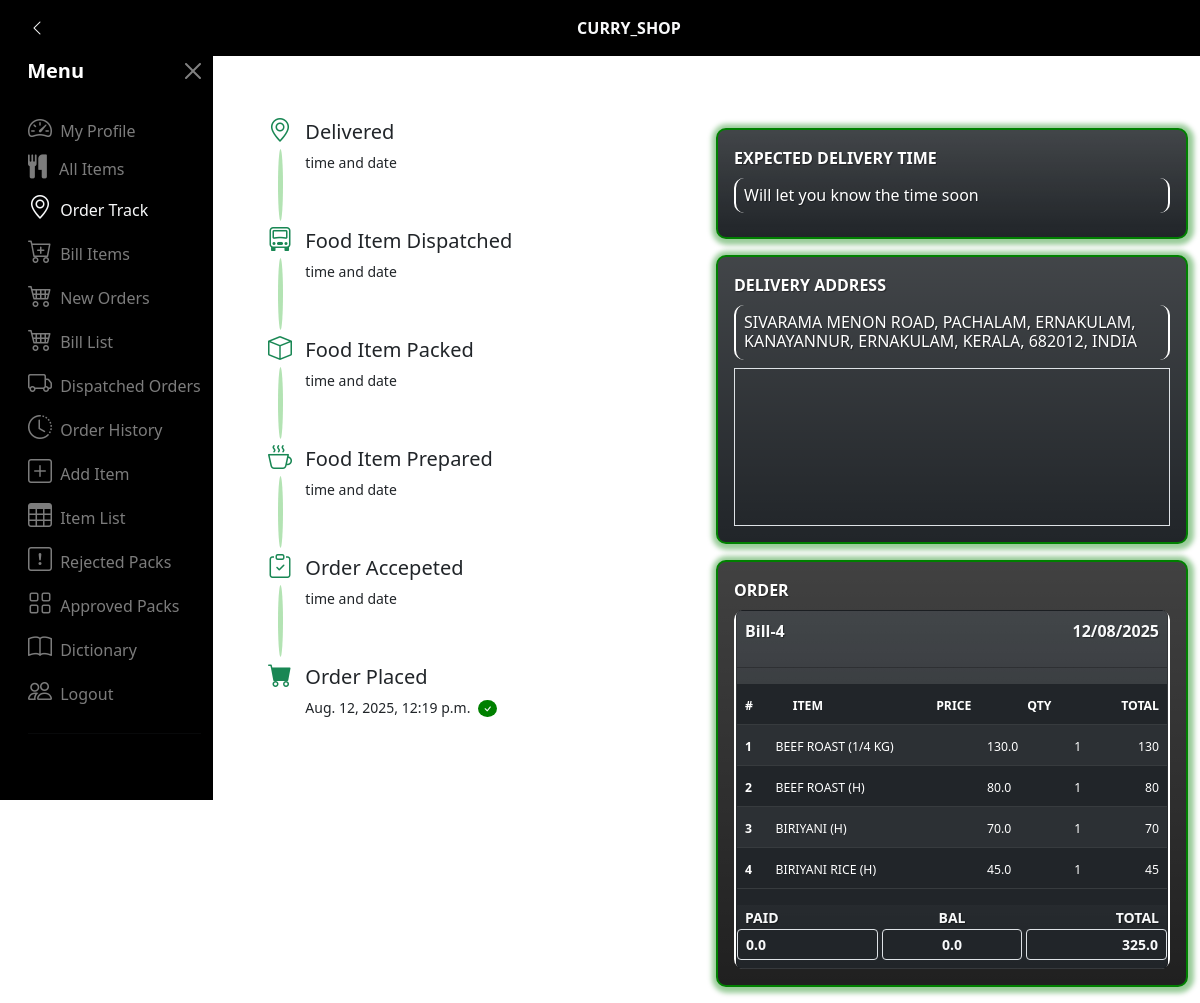
Before: /my_order_track/4 (signed in) with the older database file.
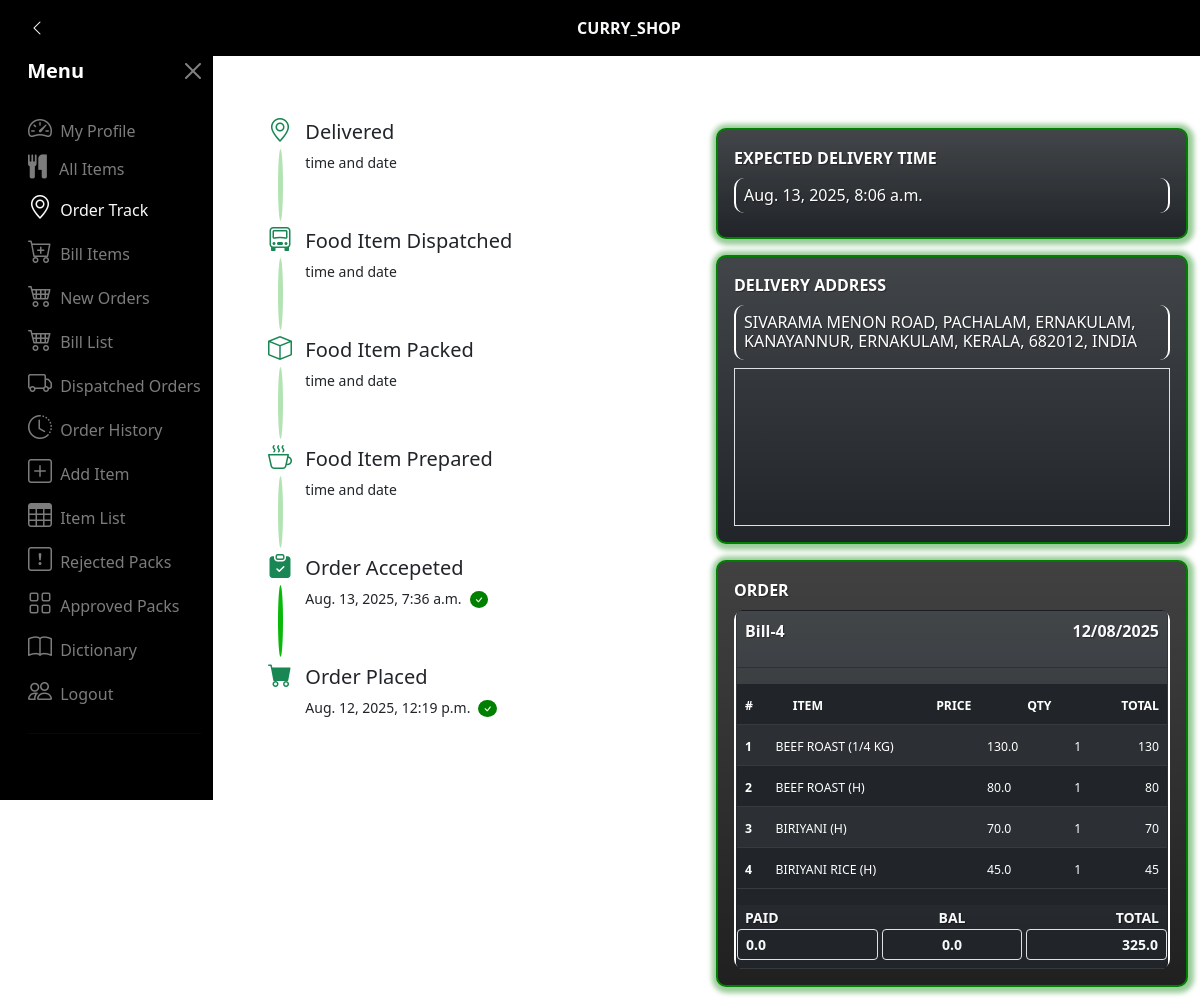
After: the same page with the newer database file.
### app_dictionary/models.py (models this page shows, shortened)
class BillModel(models.Model):
    user = models.ForeignKey(User,on_delete=models.CASCADE,blank=True,null=True)
    billno = models.CharField(max_length=50,blank=True,null=True,unique=False)
    created_at = models.DateTimeField(auto_now_add=True)
    grand_total = models.FloatField(default=0.00)
    paid = models.FloatField(default=0.00)
    bal = models.FloatField(default=0.00)
    order_status_status_choices = (
        ('ordered','ordered'),
        ('cancelled','cancelled'),
        ('delivered','delivered'),
    )
    order_status = models.CharField(max_length=50,default='ordered',choices=order_status_status_choices)
    ordered_time = models.DateTimeField(blank=True,null=True)
    accept_status_choices = (
        ('accepted','accepted'),
        ('notaccepted','notaccepted'),
        ('rejected','rejected')
    )
    accept_status = models.CharField(max_length=255,default='notaccepted',choices=accept_status_choices)
    reject_reason = models.TextField(blank=True,null=True)
    rejected_user = models.ForeignKey(User,on_delete=models.CASCADE,blank=True,null=True,related_name='rejected_user_details')
    accept_or_reject_time = models.DateTimeField(blank=True,null=True)
    prepared_status_choices = (
        ('prepared','prepared'),
        ('notprepared','notprepared')
    )
    prepared_status = models.CharField(max_length=255,default='notprepared',choices=prepared_status_choices)
    prepared_time = models.DateTimeField(blank=True,null=True)
    packed_status_choices = (
        ('packed','packed'),
        ('notpacked','notpacked')
    )
    packed_status = models.CharField(max_length=255,default='notpacked',choices=packed_status_choices)
    packed_time = models.DateTimeField(blank=True,null=True)
    ready_status_choices = (
        ('ready','ready'),
        ('notready','notready'),
    )
    ready_status = models.CharField(max_length=50,default='notready',choices=ready_status_choices)
    ready_time = models.DateTimeField(blank=True,null=True)
    called_status_choices = (
        ('called','called'),
        ('notcalled','notcalled'),
    )
    called_status = models.CharField(max_length=50,default='notcalled',choices=called_status_choices)
    called_time = models.DateTimeField(blank=True,null=True)
    dispatched_status_choices = (
        ('dispatched','dispatched'),
        ('notdispatched','notdispatched')
    )
    dispatched_status = models.CharField(max_length=255,default='notdispatched',choices=dispatched_status_choices)
    dispatched_time = models.DateTimeField(blank=True,null=True)
    delivered_status_choices = (
        ('delevered','delevered'),
        ('notdelevered','notdelevered'),
    )
    delevered_status = models.CharField(max_length=255,default='notdelevered',choices=delivered_status_choices)
    delevered_time = models.DateTimeField(blank=True,null=True)
    expected_delevery_time = models.DateTimeField(blank=True,null=True)
    current_loc = models.BooleanField(default=False,blank=True,null=True)
    delivery_address = models.TextField(blank=True,null=True)
    delivery_addres_lat = models.FloatField(blank=True,null=True)
    delivery_addres_lon = models.FloatField(blank=True,null=True)
    paid_type_choices = (
        ("fully_paid","fully_paid"),
        ("partially_paid","partially_paid"),
        ("not_paid","not_paid")
    )
    paid_type = models.CharField(max_length=100,default="not_paid",blank=True,null=True,choices=paid_type_choices)

### app_dictionary/views.py (the view)
# urls.py: path('my_order_track/<int:pk>',views.my_order_track,name='my_order_track'),
@login_required
def my_order_track(request,pk):
    user_data = User.objects.get(id=request.user.id)
    bill = BillModel.objects.get(id=pk)
    profile = ProfileModel.objects.get(user=request.user.id)
    itemlist = ItemlistModel.objects.filter(bill=bill)
    return render(request,'curry_shop_my_order_track.html',{'bill':bill,
                                                            'profile':profile,
                                                            'user_data':user_data,
                                                            'itemlist':itemlist})

### app_dictionary/templates/curry_shop_my_order_track.html (shortened to what the changed rows need)
{% extends 'curry_shop_base2.html' %}
{% load crispy_forms_tags %}
{% load custom_filter %}
{% load static %}
{% block body_block %}
<div class="container">
    <div class="row mt-5">
        <div class="col-12 col-sm-12 col-md-6">
            <div class="d-flex flex-column padding_progressbar_collection">
                <div class="row mt-5">
                    <div class="position-relative">
                        <div class="position-absolute">
                            <div class="
                            {% if bill.accept_status == 'accepted' %}
                                progress_bar1
                            {% else %}
                                progress_bar
                            {% endif %}"></div>
                        </div>
                    </div>
                    <div class="col-2 col-md-1">
                        <div class="
                        {% if bill.accept_status == 'accepted' %}
                            bi bi-clipboard-check-fill
                        {% else %}
                            bi bi-clipboard-check
                        {% endif %} text-success progress_icons"></div>
                    </div>
                    <div class="col-10">
                        <div class="d-flex">
                            <small class="text_size4">{% if bill.accept_or_reject_time %}{{ bill.accept_or_reject_time }}{% else %}time and date{% endif %}</small>
                            {% if bill.accept_status == "accepted" %}
                            <small><small class="bi bi-check text-light bg_check_round ms-2"></small></small>
                            {% endif %}
                        </div>
                    </div>
                </div>
                <div class="row mt-5">
                    <div class="col-10">
                        <div class="d-flex">
                            <small class="text_size4">{% if bill.ordered_time %}{{ bill.ordered_time }}{% else %}time and date{% endif %}</small>
                            {% if bill.ordered_time %}
                            <small><small class="bi bi-check text-light bg_check_round ms-2"></small></small>
                            {% endif %}
                        </div>
                    </div>
                </div>
            </div>
        </div>
        <div class="col-12 col-sm-12 col-md-6">
            <div class="thin_border bg-gradient bg-dark">
                <label class="fw-bolder ts" style="text-transform: uppercase;" for="">Expected Delivery Time</label>
                <h6 class="ts mt-2 side_border p-2">{% if bill.expected_delevery_time %} {{ bill.expected_delevery_time }} {% else %} Will let you know the time soon {% endif %}</h6>
            </div>
            <div class="thin_border bg-gradient bg-dark">
                <label class="fw-bolder ts" style="text-transform: uppercase;" for="">Delivery Address</label>
                <h6 class="ts mt-2 side_border p-2">{% if bill %} {{ bill.delivery_address|upper }} {% else %} Please add delivery address {% endif %}</h6>
                {% if bill.current_loc %}
                <div class="border">
                    <iframe src="https://www.google.com/maps?q={{ bill.delivery_addres_lat }},{{ bill.delivery_addres_lon }}&h1=es;z=14&output=embed"
                        frameborder="0"
                        width="100%"
                        height="20%"
                    >
                    </iframe>
                </div>
                {% endif %}
            </div>
            <div class="thin_border bg-gradient">
                <div class="side_border mt-2">
                    <div class="container1_tems billbox">
                        <div class="card b_s bill_box_padding mt-2 bg-dark bg-gradient">
                            <div class="d-flex justify-content-between p-2">
                                <strong class="ts text-light text_size">{{ bill.billno }}</strong>
                                <strong class="ts text-light text_size">{{ bill.created_at|date:'d/m/Y' }}</strong>
                            </div>
                            <table class="table table-dark table-striped table-hover table-overflow mt-0 mb-0">
                                <thead class="bg-dark">
                                    <th class="ps-2 text_size"><small><small>#</small></small></th>
                                    <th class="ps-2 text_size"><small><small>ITEM</small></small></th>
                                    <th class="ps-2 text-end text_size"><small><small>PRICE</small></small></th>
                                    <th class="ps-2 text-end text_size"><small><small>QTY</small></small></th>
                                    <th class="text-end pe-2 text_size"><small><small>TOTAL</small></small></th>
                                </thead>
                            </table>
                                <div class="d-flex total_margin justify-content-between mb-2">
                                    <div class="text-start">
                                        <label for="" class="fw-bolder text-light ts text_size ps-2"><small>PAID</small></label>
                                        <input class="form-control form-control-sm fw-bold text_size text-start bg-dark text-light" type="text" name="" id="" value="{{ bill.paid }}" readonly>
                                    </div>
                                    <div class="text-center ms-1 me-1">
                                        <label for="" class="fw-bolder text-light ts text-end text_size"><small>BAL</small></label>
                                        <input class="form-control form-control-sm text-center fw-bold text_size bg-dark text-light" type="text" name="" id="" value="{{ bill.bal }}" readonly>
                                    </div>
                                    <div class="text-end">
                                        <label for="" class="fw-bolder text-light ts text_size pe-2"><small>TOTAL</small></label>
                                        <input class="form-control form-control-sm fw-bold text_size text-end bg-dark text-light" type="text" name="" id="" value="{{ bill.grand_total }}" readonly>
                                    </div>
                                </div>
                            </div>
                        </div>
                </div>
            </div>
        </div>
    </div>
</div>
{% endblock %}

Changed rows visible on the page:
changed BillModel "Bill-4": accept_status "notaccepted" → "accepted" (drawn); accept_or_reject_time (not shown) → "Aug. 13, 2025, 7:36 a.m."; expected_delevery_time (not shown) → "Aug. 13, 2025, 8:06 a.m."
Other visible differences:
text no longer shown: "time and date Will let you know the time soon"
